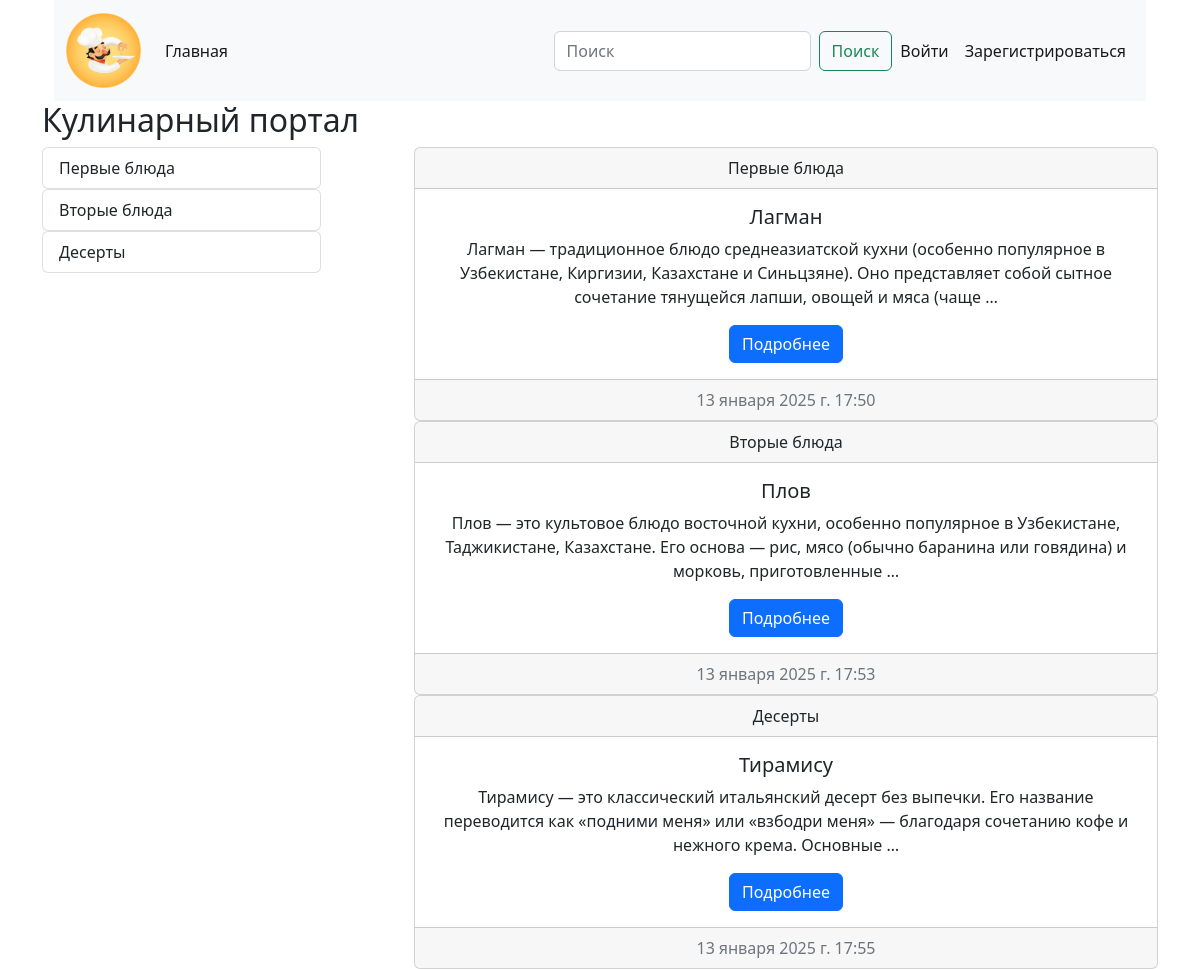
The page / on the database its author committed.
### cooking/models.py (models this page shows)
class Category(models.Model):
    title = models.CharField(max_length=255, verbose_name='Название категории') # Поле символов с максимальной длиной, отображаемое имя в админке
    def __str__(self):
        return self.title
    def get_absolute_url(self): # Генерирование ссылки
        return reverse('category_list_link', kwargs={'pk': self.pk})
    class Meta: # Для корректного отображения в админке на русском языке
        verbose_name = 'Категория'
        verbose_name_plural = 'Категории'

class Post(models.Model):
    title = models.CharField(max_length=255, verbose_name='Заголовок статьи')
    content = models.TextField(default='Скоро тут будет статья', verbose_name='Текст статьи') # default= наполнение по умолчанию
    created_at = models.DateTimeField(auto_now_add=True) # Привязка ко времени создания
    updated_at = models.DateTimeField(auto_now=True) # Привязка ко времени обновления
    photo = models.ImageField(upload_to='photos/', blank=True) # Фотографии статей будут скачиваться в каталог photos
    watched = models.IntegerField(default=0)
    is_published = models.BooleanField(default=True)
    category = models.ForeignKey(Category, related_name='posts', on_delete=models.CASCADE) # Связываем класс с категорией, при удалении категории удаляются все статьи
    author = models.ForeignKey(User, default=None, null=True, blank=True, on_delete=models.CASCADE)
    def __str__(self):
        return self.title
    def get_absolute_url(self): # Генерирование ссылки
        return reverse('post_detail_link', kwargs={'pk': self.pk})
    class Meta: # Для корректного отображения в админке на русском языке
        verbose_name = 'Пост'
        verbose_name_plural = 'Посты'

### cooking/views.py (the view)
# urls.py: path('', index, name='index'), # За главную страничку отвечает функция index()
def index(request):
    posts = Post.objects.all() # Делаем ORM запрос в БД через модельки, получаем все объекты Post
    categrories = Category.objects.all()
    context = {
      'title': 'Главная страница',
      'posts': posts,
      'categories': categrories
	  } # Формируем данные, которые будем отправлять
    return render(request, 'cooking/index.html', context) ### Отправляем данные на html страничку, которую надо прогрузить

### cooking/templates/cooking/index.html
{% extends 'base.html' %}
{% block main %}
<h2>Кулинарный портал</h2>
<div class="d-flex justify-content-between">
    <div class="col-3">
		 {% for category in categories %}
		 {% include 'cooking/components/_category_buttons.html' %}
		 {% endfor %}
    </div>
    <div class="col-8">
		{% for post in posts %}
		{% include 'cooking/components/_post_list.html' %}
		{% endfor %}
    </div>
</div>
{% endblock main %}

### cooking/templates/cooking/components/_category_buttons.html
<div class="list-group">
	<a href="{{ category.get_absolute_url }}" class="list-group-item list-group-item-action">{{ category }}</a>
</div>

### cooking/templates/cooking/components/_post_list.html
<div class="card text-center"><div class="card-header">{{ post.category }}</div>
	<div class="card-body"><h5 class="card-title">{{ post }}</h5><p class="card-text">{{ post.content | truncatewords:25 }}</p><a href="{{ post.get_absolute_url }}" class="btn btn-primary">Подробнее</a></div>
	<div class="card-footer text-muted">{{ post.created_at }}</div>
</div>

### rows shown on the page
Category: title "Первые блюда"
Category: title "Вторые блюда"
Category: title "Десерты"
Post: category "Первые блюда", title "Лагман", content "Лагман — традиционное блюдо среднеазиатской кухни (особенно популярное в Узбекистане, Киргизии, Казахстане и Синьцзяне). Оно представляет собой сытное сочетание тянущейся лапши, овощей и мяса (чаще …", created_at "13 января 2025 г. 17:50"
Post: category "Вторые блюда", title "Плов", content "Плов — это культовое блюдо восточной кухни, особенно популярное в Узбекистане, Таджикистане, Казахстане. Его основа — рис, мясо (обычно баранина или говядина) и морковь, приготовленные …", created_at "13 января 2025 г. 17:53"
Post: category "Десерты", title "Тирамису", content "Тирамису — это классический итальянский десерт без выпечки. Его название переводится как «подними меня» или «взбодри меня» — благодаря сочетанию кофе и нежного крема. Основные …", created_at "13 января 2025 г. 17:55"
